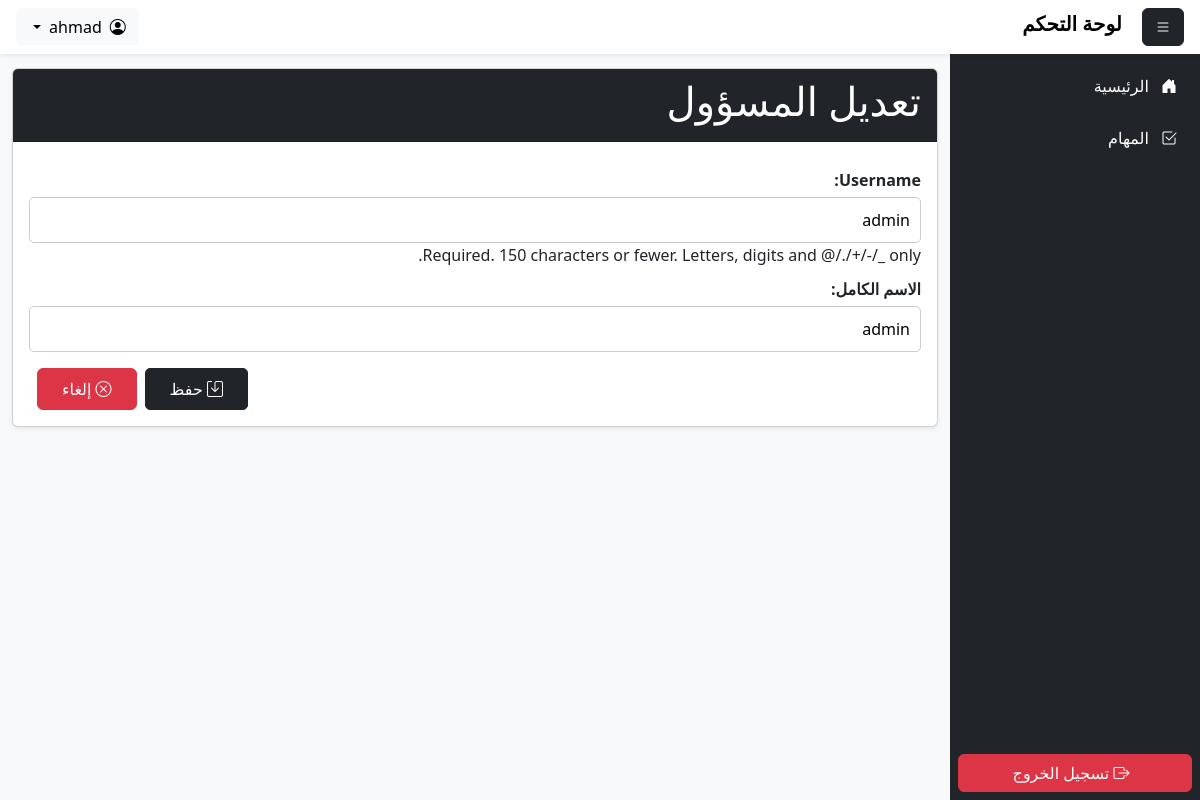
Screenshot of /users/1/update/ (signed in) with the database file from the repository.
### tasks/models.py (models this page shows, shortened)
class User(AbstractUser):
    ROLE_CHOICES = [
        ('admin', 'مسؤول'),
        ('student', 'طالب'),
        ('guardian', 'ولي أمر'),
    ]
    full_name = models.CharField(max_length=255, verbose_name="الاسم الكامل")
    role = models.CharField(max_length=10, choices=ROLE_CHOICES, verbose_name="نوع الحساب")
    USERNAME_FIELD = "username"
    REQUIRED_FIELDS = ["full_name", "role"]
    def is_admin(self):
        return self.role == "admin"

### tasks/views.py (the view)
# urls.py: path('users/<int:pk>/update/', views.UserFormView.as_view(), name='user_update'),
class UserFormView(LoginRequiredMixin, FormViewMixin):
    model = User
    form_class = AdminForm
    template_name = 'users/user_form.html'
    success_url = reverse_lazy('user_list')
    def get_form(self, form_class=None):
        form = super().get_form(form_class)
        obj = self.get_object()
        if obj:  # تحديث مستخدم موجود
            form.instance = obj
            form.fields['password1'].widget = HiddenInput()
            form.fields['password1'].required = False
            form.fields['password2'].widget = HiddenInput()
            form.fields['password2'].required = False
            form.fields['username'].widget.attrs['readonly'] = True
        return form

### tasks/forms.py (shortened to what this page needs)
class AdminForm(UserCreationForm):
    class Meta:
        model = User
        fields = ['username', 'full_name', 'password1', 'password2']

### tasks/views.py (called while the page is built)
    def get_object(self):
        pk = self.kwargs.get("pk")
        print(f"🟢 Form is valid. is_update: {pk}")  # Debugging
        if pk:
            return get_object_or_404(self.model, pk=pk)
        return None

    def get_form_kwargs(self):
        kwargs = super().get_form_kwargs()
        obj = self.get_object()
        if obj:
            kwargs["instance"] = obj
        return kwargs

    def get_initial(self):
        obj = self.get_object()
        if obj:
            return {field.name: getattr(obj, field.name) for field in obj._meta.fields}
        return {}

    def get_context_data(self, **kwargs):
        context = super().get_context_data(**kwargs)
        context["object"] = self.get_object()
        return context

### tasks/templates/users/user_form.html (shortened to what this page needs)
{% extends 'base.html' %}
{% block content %}
<div class="container my-3">
    <div class="card shadow-sm">
        <div class="card-header text-white text-end bg-dark">
            <h1 class="text-white">{% if form.instance.pk %}تعديل المسؤول{% else %}إضافة مسؤول جديد{% endif %}</h1>
        </div>
        <div class="card-body">
            <form method="post" class="custom-form">
                {{ form.as_p }}
                <div class="d-flex justify-content-end mt-3">
                    <button type="submit" class="btn btn-dark px-4 py-2"><i class="bi bi-save"></i> حفظ</button>
                    <a href="{% url 'user_list' %}" class="btn btn-danger px-4 py-2 mx-2"><i class="bi bi-x-circle"></i> إلغاء</a>
                </div>
            </form>
        </div>
    </div>
</div>
{% endblock %}

### tasks/templates/includes/header.html (shortened to what this page needs)
<header class="header navbar navbar-expand-md navbar-light bg-white shadow-sm">
    <div class="d-flex w-100 px-3 justify-content-between align-items-center">
        <div>
            <button class="btn btn-dark" onclick="toggleSidebar()">
                <i class="bi bi-list"></i>
            </button>
            <a href="{% url 'index' %}" class="navbar-brand fw-bold">
                لوحة التحكم
            </a>
        </div>
        <div class="dropdown">
            <button class="btn btn-light dropdown-toggle d-flex align-items-center" id="userMenuButton" data-bs-toggle="dropdown" aria-expanded="false">
                <div><i class="bi bi-person-circle"></i></div>
                <span class="d-none d-md-inline mx-2"> {{ user.username }} </span>
            </button>
        </div>
    </div>
</header>

### static/css/styles.css (style rules this page uses)
body { margin: 0; font-size: 1rem; font-weight: 400; line-height: 1.5; color: rgb(33, 37, 41); text-align: right; background-color: #fff; visibility: visible; opacity: 1; transition: opacity 0.3s ease-in-out; }
.header { position: fixed; top: 0px; width: 100%; z-index: 1000; }
.custom-form { max-width: 100%; width: 900px; margin: auto; }
.custom-form label { font-weight: bold; margin-bottom: 5px; }
.custom-form input, .custom-form select, .custom-form textarea { width: 100%; padding: 10px; border: 1px solid #ccc; border-radius: 5px; transition: all 0.3s ease-in-out; }
.custom-form button { padding: 10px 20px; font-size: 16px; border-radius: 5px; transition: all 0.3s ease-in-out; }
.custom-form p { margin-top: 10px; margin-bottom: 0px; }

### tasks/templates/users/user_form.html (style rules this page uses)
p span { width: 100%; }

### rows the page displays
User: username "ahmad"
User: username "admin", full_name "admin"
